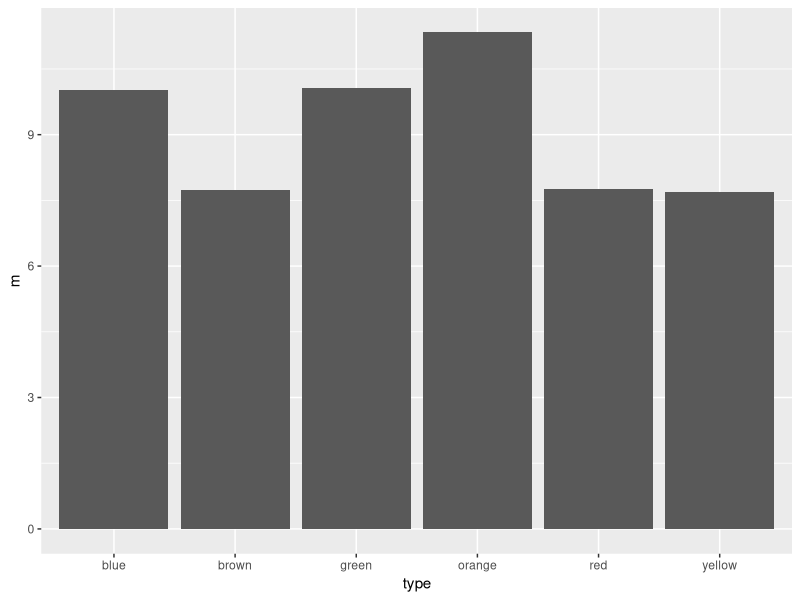
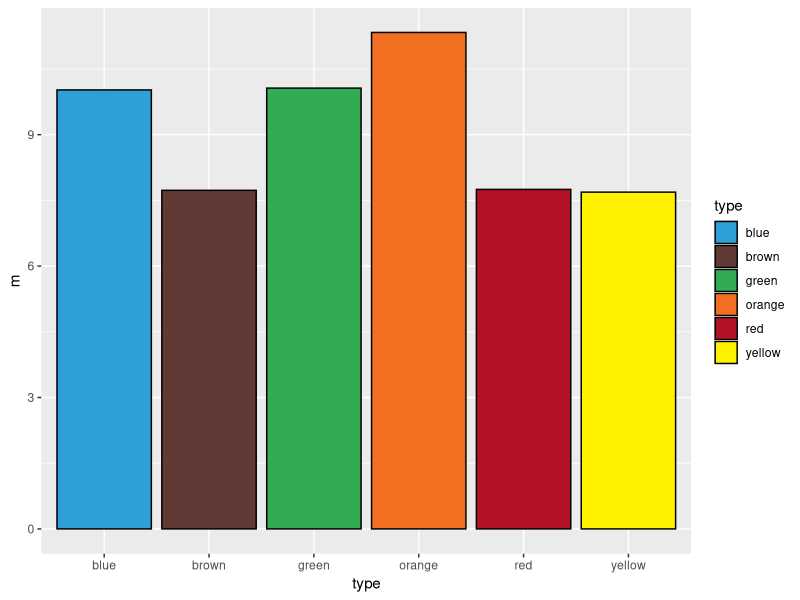
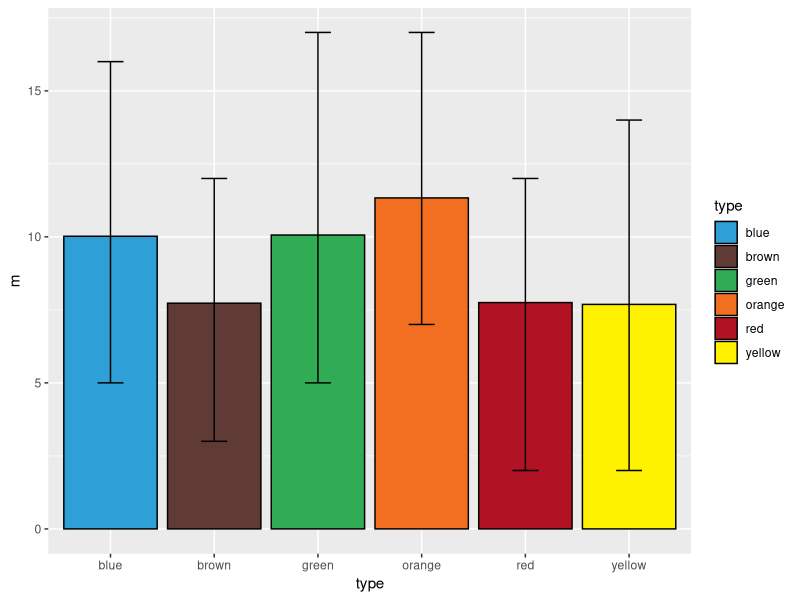
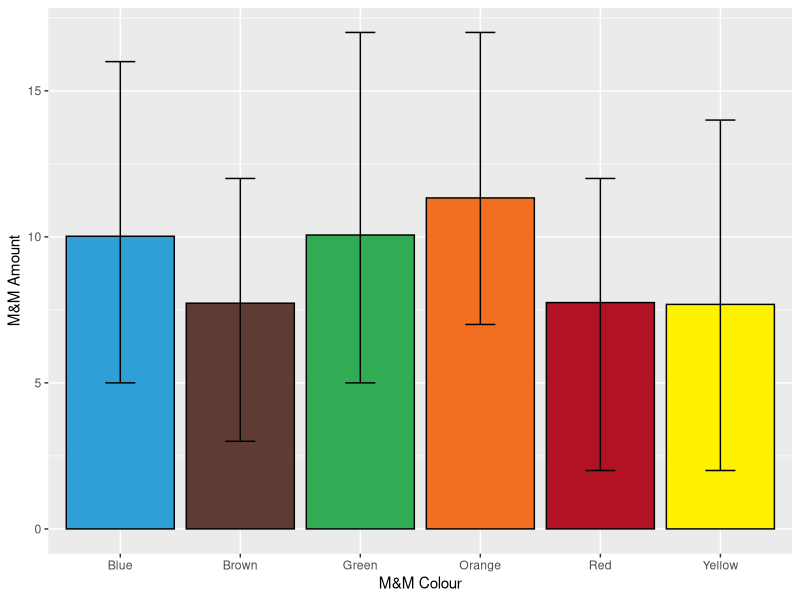
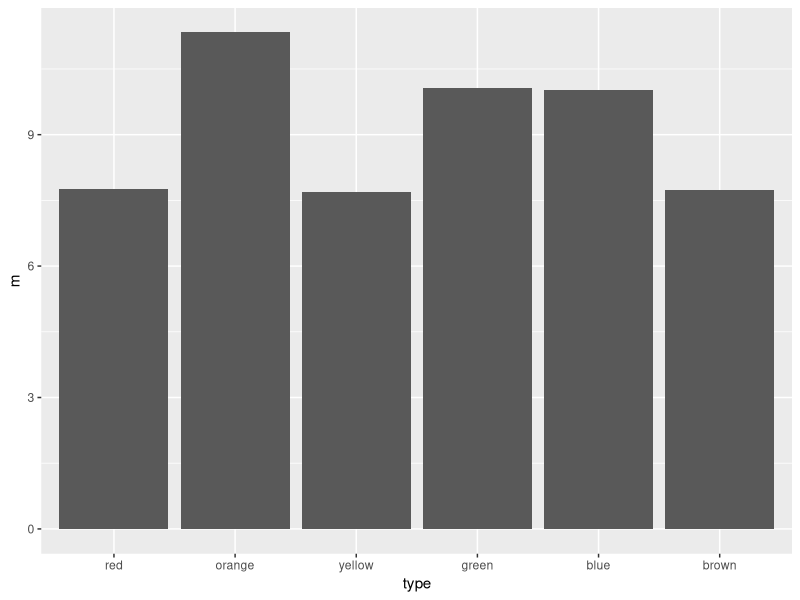
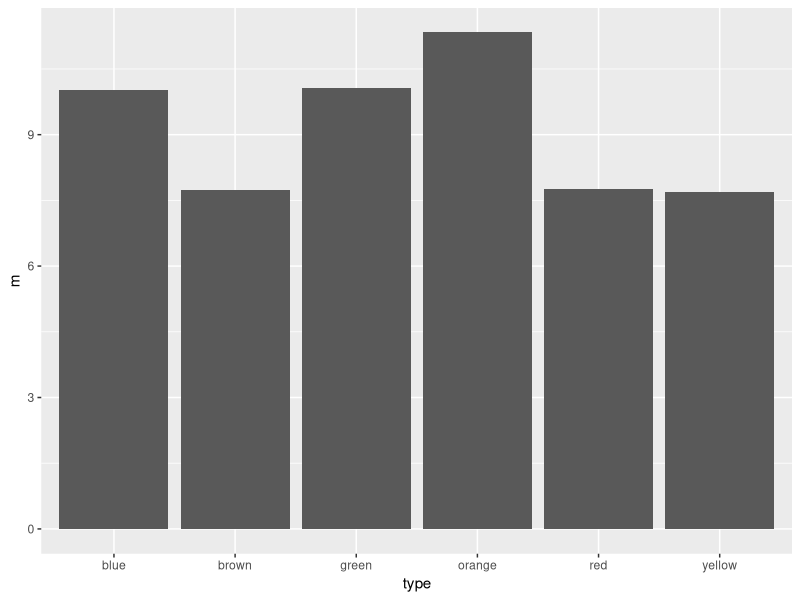
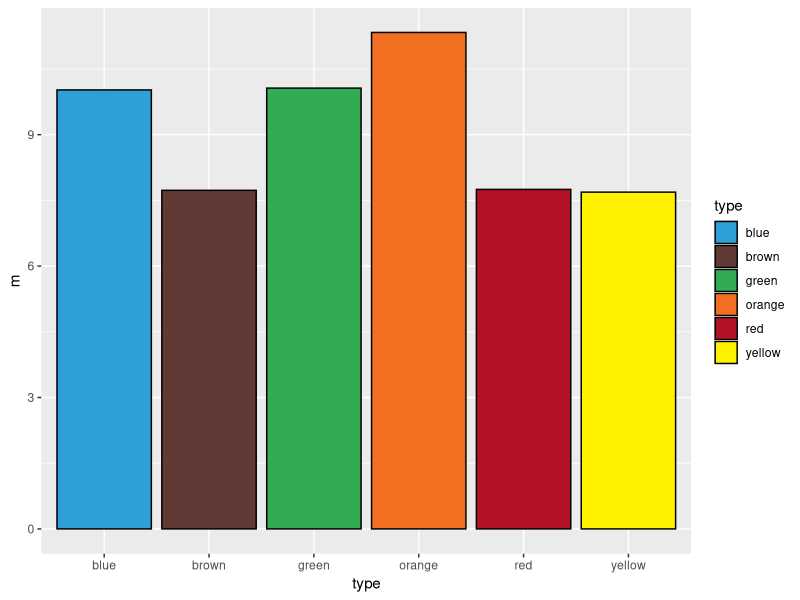
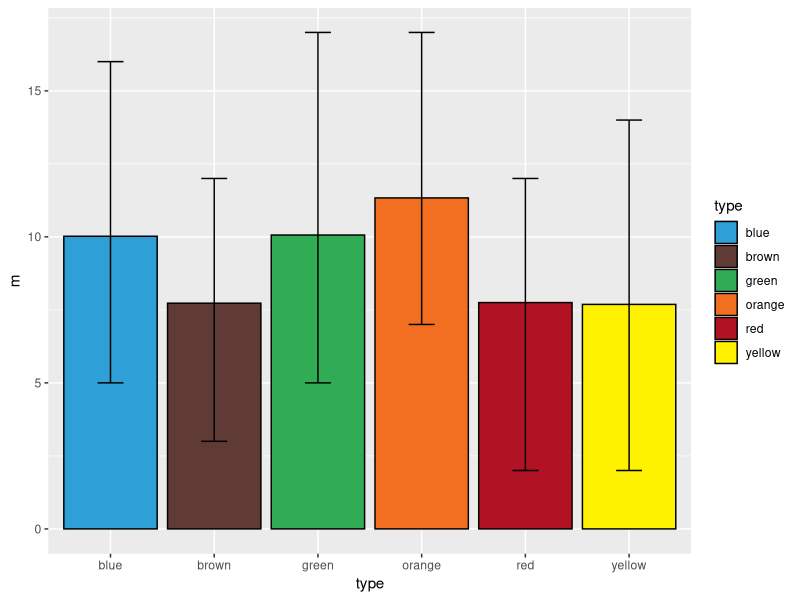

Here is the R script that generated these plots, in order:
library(tidyverse)
library(xtable)
set.seed(666)

#-------------------------------------------------------------------------------

mm_tab <- read_csv("../../data/ch-3/MM-candy/MM_Madison_wide.csv")

mm_tab <- mm_tab %>% mutate_at(
  c("year", "blue", "brown", "green", "orange", "red", "yellow"),
  as.integer
)

xtable(mm_tab[1:6,])

write_tsv(mm_tab[1:6,], "temp.tsv")
file.remove("temp.tsv")

#-------------------------------------------------------------------------------

mm_df <- read_csv("../../data/ch-3/MM-candy/MM_Madison_wide.csv")
mm_df

mean(mm_df$green)

#-------------------------------------------------------------------------------

mm_df <- read_delim("../../data/ch-3/MM-candy/MM_Madison_wide.csv", delim = ",")
mm_df

#-------------------------------------------------------------------------------

df <- tibble(
  Subject = 1:10,
  Group = c("Exp", "Cont", "Exp", "Cont", "Exp", "Exp",
            "Cont", "Exp", "Cont", "Cont"),
  Value = c(-0.36,  0.28,  1.54,  0.51, -1.28,  1.15,
            -2.22, -0.51,  NA, -1.04)
)

df

#-------------------------------------------------------------------------------

df <- as.data.frame(df)
df

#-------------------------------------------------------------------------------

df <- as_tibble(df)
df

#-------------------------------------------------------------------------------

mm_df
print(mm_df, n = 20)

#-------------------------------------------------------------------------------

options(
  pillar.print_min = 30,
  pillar.print_max = 30
)

mm_df

options(
  pillar.print_min = Inf
)

mm_df

options(
  pillar.print_min = 30,
  pillar.print_max = 30,
  pillar.width = Inf
)

mm_df

print(mm_df, n = 30, width = Inf)

#-------------------------------------------------------------------------------

pi

pi_df <- tibble(pie = rep(pi, 4))
pi_df

pi_df$pie[1]

options(pillar.sigfig = 16)
pi_df

#-------------------------------------------------------------------------------


mean(mm_df$red)

apply(mm_df, MARGIN = 2, FUN = mean)

apply(mm_df[, 4:9], MARGIN = 1, FUN = sum)

#-------------------------------------------------------------------------------

options(
  pillar.print_min = 12,
  pillar.print_max = 12
)

mm_tidy <- pivot_longer(mm_df,
  cols = blue:yellow,
  names_to = "type", values_to = "amount"
)

mm_tidy

#-------------------------------------------------------------------------------

options(
  pillar.print_min = 10,
  pillar.print_max = 10
)

mean(mm_tidy$amount)

mm_tidy$amount |> mean()

filter(mm_tidy, type == "red")

mm_tidy |> filter(type == "red")

mm_tidy |> 
  filter(type == "red") |>
  select(pkg, type, amount)

#-------------------------------------------------------------------------------
options(pillar.sigfig = 3)

mm_data <- read_csv("../../data/ch-3/MM-candy/MM_Madison_wide.csv") |>
  pivot_longer(cols = blue:yellow, names_to = "type", values_to = "amount") |>
  select(pkg, type, amount)

mm_data

mm_data |> 
  summarise(m = mean(amount))

mm_data |> 
  group_by(type) |>
  summarise(m = mean(amount))

mm_data |>
  group_by(type) |>
  summarise(
    m = mean(amount),
    tot_type = sum(amount)
  )

sum(mm_data$amount)

mm_data |>
  group_by(type) |>
  summarise(
    m = mean(amount),
    tot_type = sum(amount),
    tot_overall = sum(mm_data$amount)
  )

mm_data |>
  group_by(type) |>
  summarise(
    m = mean(amount),
    tot_type = sum(amount),
    tot_overall = sum(mm_data$amount),
    percent = tot_type / tot_overall * 100
  )

mm_summary <- mm_data |>
  group_by(type) |>
  summarise(
    m = mean(amount),
    tot_type = sum(amount),
    tot_overall = sum(mm_data$amount),
    percent = tot_type / tot_overall * 100,
    min = min(amount),
    max = max(amount)
  )

mm_summary

#-------------------------------------------------------------------------------

ggplot(mm_summary, aes(x = type, y = m)) +
  geom_bar(stat = "identity")

ggsave('graphics/bar_1.pdf', units = 'cm', width = 12, height = 9)

#-------------------------------------------------------------------------------

mm_palette <- c("#2f9fd7", "#603a34", "#31ac55", "#f26f22", "#b11224", "#fff200")

ggplot(mm_summary, aes(x = type, y = m)) +
  geom_bar(
    stat = "identity",
    colour = "black",
    aes(fill = type)
  ) +
  scale_fill_discrete(type = mm_palette)

ggsave('graphics/bar_2.pdf', units = 'cm', width = 12, height = 9)


#-------------------------------------------------------------------------------

ggplot(mm_summary, aes(x = type, y = m)) +
  geom_bar(
    stat = "identity",
    colour = "black",
    aes(fill = type)
  ) +
  scale_fill_discrete(type = mm_palette) +
  geom_errorbar(aes(ymin = min, ymax = max), width = 0.25)

ggsave('graphics/bar_3.pdf', units = 'cm', width = 12, height = 9)


#-------------------------------------------------------------------------------

ggplot(mm_summary, aes(x = type, y = m)) +
  geom_bar(
    stat = "identity",
    colour = "black",
    aes(fill = type)
  ) +
  scale_fill_discrete(type = mm_palette, guide = "none") +
  geom_errorbar(aes(ymin = min, ymax = max), width = 0.25) +
  scale_x_discrete(
    labels = c("Blue", "Brown", "Green", "Orange", "Red", "Yellow")
    ) +
  xlab("M&M Colour") + ylab("M&M Amount")

ggsave('graphics/bar_4.pdf', units = 'cm', width = 12, height = 9)


#-------------------------------------------------------------------------------

mm_data$type <- factor(mm_data$type)

mm_data

mm_data$type

levels(mm_data$type)

#-------------------------------------------------------------------------------

mm_data$type <- factor(mm_data$type,
  levels = c("red", "orange", "yellow", "green", "blue", "brown")
)

levels(mm_data$type)

#-------------------------------------------------------------------------------

mm_summary <- mm_data |>
  group_by(type) |>
  summarise(
    m = mean(amount),
    tot_type = sum(amount),
    tot_overall = sum(mm_data$amount),
    percent = tot_type / tot_overall * 100,
    min = min(amount),
    max = max(amount)
  )

mm_summary

#-------------------------------------------------------------------------------

ggplot(mm_summary, aes(x = type, y = m)) +
  geom_bar(stat = "identity")

ggsave('graphics/bar_5.pdf', units = 'cm', width = 12, height = 9)


#-------------------------------------------------------------------------------

levels(mm_summary$type) <- c("Red", "Orange", "Yellow", "Green", "Blue", "Brown")

mm_summary








